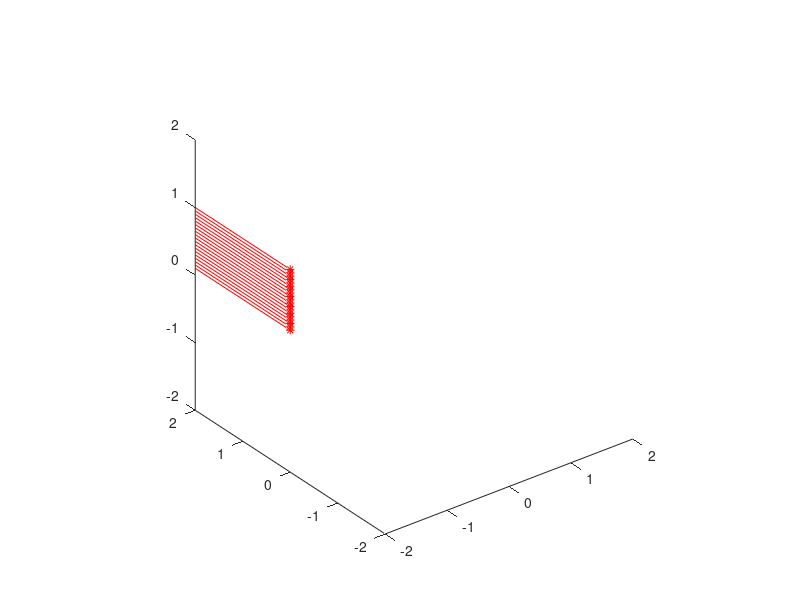

The MATLAB script that drew this image: (Note: this script raises an error after producing the figure.)
%% Create Light Curtain


bottomLeft = [-2 3 0];
topRight = [-2 0 1.7];

laserStartPoint = [];
laserEndPoint = [];
laserNormals = [bottomLeft(1)-topRight(1), bottomLeft(2)-topRight(2), 0];

laserCenters = 0.05;

for i = 0.1 : laserCenters : 1.01
    laserStartPoint = [laserStartPoint; bottomLeft(1), bottomLeft(2), bottomLeft(3)+i];
end

for i = 0.1 : laserCenters : 1.01
    laserEndPoint = [laserEndPoint; topRight(1), topRight(2), bottomLeft(3)+i];
end

numLasers = size(laserStartPoint(:,1));

%% Plot Light Curtain
view(3);
axis([-2 2 -2 2 -2 2]);
for i = 1 : numLasers

    % Then plot the start and end point in green and red, respectively.            
    hold on;
    plot3(laserStartPoint(i, 1),laserStartPoint(i, 2),laserStartPoint(i, 3) ,'r*');
    plot3(laserEndPoint(i, 1),laserEndPoint(i, 2),laserEndPoint(i, 3) ,'r*');
    plot3([laserStartPoint(i, 1),laserEndPoint(i, 1)],[laserStartPoint(i, 2),laserEndPoint(i, 2)],[laserStartPoint(i, 3),laserEndPoint(i, 3)] ,'r');
    axis equal

end

%% Place Cat
kittyCenterpoint = [-3 1 0];
[faces,vertex,data] = plyread('Cat.ply','tri');
vertexColours = [data.vertex.red, data.vertex.green, data.vertex.blue] / 255;
kittyVertexCount = size(vertex,1);
kittyMesh_h = trisurf(faces,vertex(:,1)+kittyCenterpoint(1,1),vertex(:,2)+kittyCenterpoint(1,2), vertex(:,3)+kittyCenterpoint(1,3) ...
,'FaceVertexCData',vertexColours,'EdgeColor','none','EdgeLighting','none');
%light('style', 'local', 'Position', [-2 1 1]);

save("vertex.mat","vertex");

%% Move Cat & Rectangular Prism
stop = 0;
kittyVertexCount = size(vertex,1);
for i = -3 :0.01 : -1
    %hold on
    kittyPose = transl(i, 1, 0)*trotz(pi);    
    UpdatedPoints = [kittyPose * [vertex,ones(kittyVertexCount,1)]']'; 
    kittyMesh_h.Vertices = UpdatedPoints(:,1:3);
     
    for i = 1 : 450
        if  kittyMesh_h.Vertices(i,1) > bottomLeft(1)
            stop = 1;           
        end
    end
    if stop
        stopMessage = sprintf('STOP: Something has crossed the light curtain.');
        disp(stopMessage) % display status to command window for log
        stopMessage_text = text(0, 1, 1, stopMessage); % display status in the figure
        break
    end
    pause(1);
end


%% LINE PLANE INTERSECTION
[Y,Z] = meshgrid(0:0.1:3,0:0.1:1.8);
X = repmat(-2,size(Y,1),size(Y,2));
s = surf(X,Y,Z,'FaceAlpha',0,'EdgeColor','r');
planeNormal = [-5,1,0];
planePoint = [-2,1,0];
checkResult = zeros(100,1);
% Then if we have a line (perhaps a robot's link) represented by two points:
%%
steps = 0.016;
for i = 1:50
lineStartPoint = [-3.25+steps*i,1,0];
lineEndPoint = [-2.75+steps*i,1,0];
lineMidPoint = [-3+steps*i,1,0];
kittyPose = transl(lineMidPoint)*trotz(pi);
UpdatedPoints = [kittyPose * [vertex,ones(kittyVertexCount,1)]']';
kittyMesh_h.Vertices = UpdatedPoints(:,1:3);
% Then we can use the function to calculate the point of
% intersection between the line (line) and plane (obstacle)
[intersectionPoints,check] = LinePlaneIntersection(planeNormal,planePoint,lineStartPoint,lineEndPoint);

% The returned values and their means are as follows:
% (1) intersectionPoints, which shows the xyz point where the line


% (2) check intersects the plane check, which is defined as follows:
checkResult(i,1) = check;
if check == 1
    disp("COLLISION HAPPEN!")
end

h1 = plot3(lineStartPoint(1),lineStartPoint(2),lineStartPoint(3) ,'g',"MarkerSize",2);
h2 = plot3(lineEndPoint(1),lineEndPoint(2),lineEndPoint(3) ,'r',"MarkerSize",2);
h3 = plot3([lineStartPoint(1),lineEndPoint(1)],[lineStartPoint(2),lineEndPoint(2)],[lineStartPoint(3),lineEndPoint(3)] ,'k');
%h4 = plot3(intersectionPoints(1),intersectionPoints(2),intersectionPoints(3) ,'k*','MarkerSize',20);
pause(0.01);
delete(h1);
delete(h2);
delete(h3);

end






            